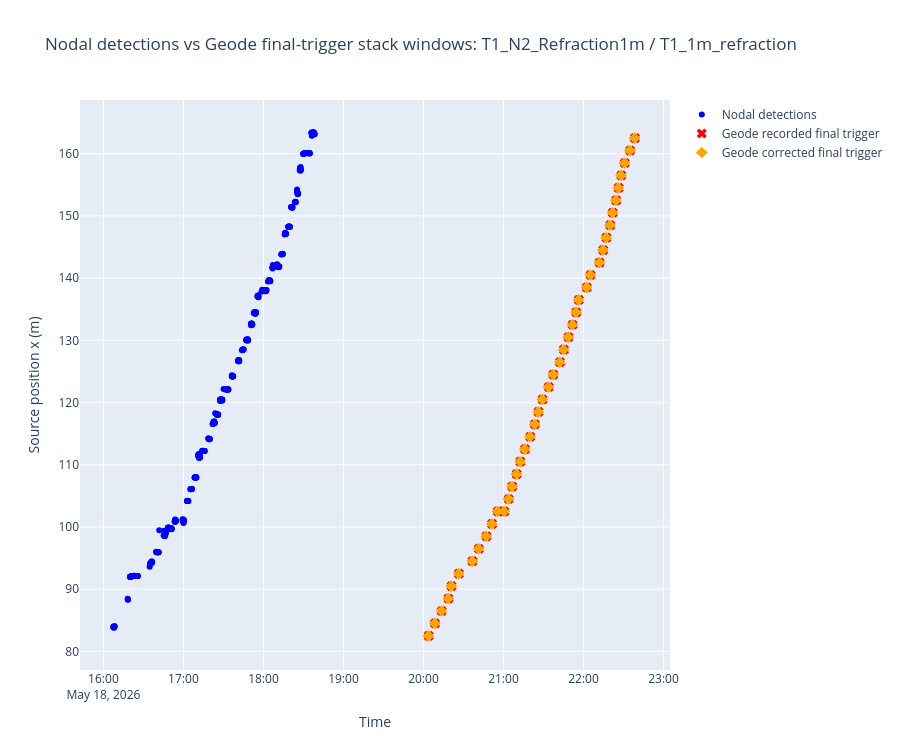

Notebook code cell kept with this figure:
### Code cell
plot_df = source_estimates.dropna(
    subset=["event_time_dt", "estimated_source_x_m"]
).copy()

geode_plot_clean = geode_plot.dropna(
    subset=["event_time_dt", "source_x_m"]
).copy()

if PLOTLY_AVAILABLE:
    fig = go.Figure()

    fig.add_trace(go.Scatter(
        x=plot_df["event_time_dt"],
        y=plot_df["estimated_source_x_m"],
        mode="markers",
        name="Nodal detections",
        marker=dict(size=6, color="blue"),
        text=plot_df["event_id"],
        hovertemplate=(
            "nodal event=%{text}<br>"
            "time=%{x}<br>"
            "estimated x=%{y:.2f} m<extra></extra>"
        ),
    ))

    # Stack windows as horizontal line segments.
    for _, gr in geode_plot_clean.iterrows():
        if pd.notna(gr.get("stack_start_dt")) and pd.notna(gr.get("stack_end_dt")):
            fig.add_trace(go.Scatter(
                x=[gr["stack_start_dt"], gr["stack_end_dt"]],
                y=[gr["source_x_m"], gr["source_x_m"]],
                mode="lines",
                line=dict(color="rgba(255,0,0,0.25)", width=4),
                showlegend=False,
                hoverinfo="skip",
            ))

    fig.add_trace(go.Scatter(
        x=geode_plot_clean["event_time_dt"],
        y=geode_plot_clean["source_x_m"],
        mode="markers",
        name="Geode recorded final trigger",
        marker=dict(size=9, color="red", symbol="x"),
        text=geode_plot_clean["event_id"],
        hovertemplate=(
            "geode event=%{text}<br>"
            "recorded final trigger=%{x}<br>"
            "source x=%{y:.2f} m<extra></extra>"
        ),
    ))

    fig.add_trace(go.Scatter(
        x=geode_plot_clean["corrected_final_trigger_dt"],
        y=geode_plot_clean["source_x_m"],
        mode="markers",
        name="Geode corrected final trigger",
        marker=dict(size=9, color="orange", symbol="diamond"),
        text=geode_plot_clean["event_id"],
        hovertemplate=(
            "geode event=%{text}<br>"
            "corrected final trigger=%{x}<br>"
            "source x=%{y:.2f} m<extra></extra>"
        ),
    ))

    fig.update_layout(
        title=f"Nodal detections vs Geode final-trigger stack windows: {TARGET_NODAL_TIMEWINDOW_LABEL} / {TARGET_GEODE_SURVEY}",
        xaxis_title="Time",
        yaxis_title="Source position x (m)",
        hovermode="closest",
        height=750,
    )

    fig.show()
else:
    fig, ax = plt.subplots(figsize=(12, 5))
    ax.scatter(plot_df["event_time_dt"], plot_df["estimated_source_x_m"], s=20, label="Nodal")
    ax.scatter(geode_plot_clean["event_time_dt"], geode_plot_clean["source_x_m"], s=40, marker="x", label="Geode recorded final")
    ax.scatter(geode_plot_clean["corrected_final_trigger_dt"], geode_plot_clean["source_x_m"], s=40, marker="D", label="Geode corrected final")
    for _, gr in geode_plot_clean.iterrows():
        ax.plot([gr["stack_start_dt"], gr["stack_end_dt"]], [gr["source_x_m"], gr["source_x_m"]], alpha=0.25)
    ax.grid(True, alpha=0.3)
    ax.legend()
    plt.show()

### Figure 1 — Plotly figure (JSON) as saved in the notebook; plotly's stock layout.template omitted (floating-point values rounded to 4 significant figures; data arrays with more than 128 entries replaced by an {"elided": "..."} marker saying what was removed)
{"data": [{"hovertemplate": "nodal event=%{text}<br>time=%{x}<br>estimated x=%{y:.2f} m<extra></extra>", "marker": {"color": "blue", "size": 6}, "mode": "markers", "name": "Nodal detections", "text": {"elided": "429 str values"}, "type": "scatter", "x": {"elided": "429 str values"}, "y": {"elided": "429 float values"}}, {"hoverinfo": "skip", "line": {"color": "rgba(255,0,0,0.25)", "width": 4}, "mode": "lines", "showlegend": false, "type": "scatter", "x": ["2026-05-18T20:02:54.500000+00:00", "2026-05-18T20:03:47.500000+00:00"], "y": [82.5, 82.5]}, {"hoverinfo": "skip", "line": {"color": "rgba(255,0,0,0.25)", "width": 4}, "mode": "lines", "showlegend": false, "type": "scatter", "x": ["2026-05-18T20:07:42.500000+00:00", "2026-05-18T20:08:35.500000+00:00"], "y": [84.5, 84.5]}, {"hoverinfo": "skip", "line": {"color": "rgba(255,0,0,0.25)", "width": 4}, "mode": "lines", "showlegend": false, "type": "scatter", "x": ["2026-05-18T20:12:41.500000+00:00", "2026-05-18T20:13:34.500000+00:00"], "y": [86.5, 86.5]}, {"hoverinfo": "skip", "line": {"color": "rgba(255,0,0,0.25)", "width": 4}, "mode": "lines", "showlegend": false, "type": "scatter", "x": ["2026-05-18T20:17:44.500000+00:00", "2026-05-18T20:18:37.500000+00:00"], "y": [88.5, 88.5]}, {"hoverinfo": "skip", "line": {"color": "rgba(255,0,0,0.25)", "width": 4}, "mode": "lines", "showlegend": false, "type": "scatter", "x": ["2026-05-18T20:20:03.500000+00:00", "2026-05-18T20:20:56.500000+00:00"], "y": [90.5, 90.5]}, {"hoverinfo": "skip", "line": {"color": "rgba(255,0,0,0.25)", "width": 4}, "mode": "lines", "showlegend": false, "type": "scatter", "x": ["2026-05-18T20:25:29.500000+00:00", "2026-05-18T20:26:28.500000+00:00"], "y": [92.5, 92.5]}, {"hoverinfo": "skip", "line": {"color": "rgba(255,0,0,0.25)", "width": 4}, "mode": "lines", "showlegend": false, "type": "scatter", "x": ["2026-05-18T20:35:45.500000+00:00", "2026-05-18T20:36:38.500000+00:00"], "y": [94.5, 94.5]}, {"hoverinfo": "skip", "line": {"color": "rgba(255,0,0,0.25)", "width": 4}, "mode": "lines", "showlegend": false, "type": "scatter", "x": ["2026-05-18T20:40:32.500000+00:00", "2026-05-18T20:41:25.500000+00:00"], "y": [96.5, 96.5]}, {"hoverinfo": "skip", "line": {"color": "rgba(255,0,0,0.25)", "width": 4}, "mode": "lines", "showlegend": false, "type": "scatter", "x": ["2026-05-18T20:46:14.500000+00:00", "2026-05-18T20:47:07.500000+00:00"], "y": [98.5, 98.5]}, {"hoverinfo": "skip", "line": {"color": "rgba(255,0,0,0.25)", "width": 4}, "mode": "lines", "showlegend": false, "type": "scatter", "x": ["2026-05-18T20:50:28.500000+00:00", "2026-05-18T20:51:21.500000+00:00"], "y": [100.5, 100.5]}, {"hoverinfo": "skip", "line": {"color": "rgba(255,0,0,0.25)", "width": 4}, "mode": "lines", "showlegend": false, "type": "scatter", "x": ["2026-05-18T20:54:42.500000+00:00", "2026-05-18T20:55:35.500000+00:00"], "y": [102.5, 102.5]}, {"hoverinfo": "skip", "line": {"color": "rgba(255,0,0,0.25)", "width": 4}, "mode": "lines", "showlegend": false, "type": "scatter", "x": ["2026-05-18T20:59:38.500000+00:00", "2026-05-18T21:00:31.500000+00:00"], "y": [102.5, 102.5]}, {"hoverinfo": "skip", "line": {"color": "rgba(255,0,0,0.25)", "width": 4}, "mode": "lines", "showlegend": false, "type": "scatter", "x": ["2026-05-18T21:02:55.500000+00:00", "2026-05-18T21:03:48.500000+00:00"], "y": [104.5, 104.5]}, {"hoverinfo": "skip", "line": {"color": "rgba(255,0,0,0.25)", "width": 4}, "mode": "lines", "showlegend": false, "type": "scatter", "x": ["2026-05-18T21:05:34.500000+00:00", "2026-05-18T21:06:27.500000+00:00"], "y": [106.5, 106.5]}, {"hoverinfo": "skip", "line": {"color": "rgba(255,0,0,0.25)", "width": 4}, "mode": "lines", "showlegend": false, "type": "scatter", "x": ["2026-05-18T21:08:56.500000+00:00", "2026-05-18T21:09:49.500000+00:00"], "y": [108.5, 108.5]}, {"hoverinfo": "skip", "line": {"color": "rgba(255,0,0,0.25)", "width": 4}, "mode": "lines", "showlegend": false, "type": "scatter", "x": ["2026-05-18T21:11:37.500000+00:00", "2026-05-18T21:12:30.500000+00:00"], "y": [110.5, 110.5]}, {"hoverinfo": "skip", "line": {"color": "rgba(255,0,0,0.25)", "width": 4}, "mode": "lines", "showlegend": false, "type": "scatter", "x": ["2026-05-18T21:15:10.500000+00:00", "2026-05-18T21:16:03.500000+00:00"], "y": [112.5, 112.5]}, {"hoverinfo": "skip", "line": {"color": "rgba(255,0,0,0.25)", "width": 4}, "mode": "lines", "showlegend": false, "type": "scatter", "x": ["2026-05-18T21:19:05.500000+00:00", "2026-05-18T21:19:58.500000+00:00"], "y": [114.5, 114.5]}, {"hoverinfo": "skip", "line": {"color": "rgba(255,0,0,0.25)", "width": 4}, "mode": "lines", "showlegend": false, "type": "scatter", "x": ["2026-05-18T21:22:35.500000+00:00", "2026-05-18T21:23:28.500000+00:00"], "y": [116.5, 116.5]}, {"hoverinfo": "skip", "line": {"color": "rgba(255,0,0,0.25)", "width": 4}, "mode": "lines", "showlegend": false, "type": "scatter", "x": ["2026-05-18T21:25:16.500000+00:00", "2026-05-18T21:26:09.500000+00:00"], "y": [118.5, 118.5]}, {"hoverinfo": "skip", "line": {"color": "rgba(255,0,0,0.25)", "width": 4}, "mode": "lines", "showlegend": false, "type": "scatter", "x": ["2026-05-18T21:28:19.500000+00:00", "2026-05-18T21:29:12.500000+00:00"], "y": [120.5, 120.5]}, {"hoverinfo": "skip", "line": {"color": "rgba(255,0,0,0.25)", "width": 4}, "mode": "lines", "showlegend": false, "type": "scatter", "x": ["2026-05-18T21:32:56.500000+00:00", "2026-05-18T21:33:49.500000+00:00"], "y": [122.5, 122.5]}, {"hoverinfo": "skip", "line": {"color": "rgba(255,0,0,0.25)", "width": 4}, "mode": "lines", "showlegend": false, "type": "scatter", "x": ["2026-05-18T21:36:23.500000+00:00", "2026-05-18T21:37:16.500000+00:00"], "y": [124.5, 124.5]}, {"hoverinfo": "skip", "line": {"color": "rgba(255,0,0,0.25)", "width": 4}, "mode": "lines", "showlegend": false, "type": "scatter", "x": ["2026-05-18T21:41:25.500000+00:00", "2026-05-18T21:42:18.500000+00:00"], "y": [126.5, 126.5]}, {"hoverinfo": "skip", "line": {"color": "rgba(255,0,0,0.25)", "width": 4}, "mode": "lines", "showlegend": false, "type": "scatter", "x": ["2026-05-18T21:44:18.500000+00:00", "2026-05-18T21:45:11.500000+00:00"], "y": [128.5, 128.5]}, {"hoverinfo": "skip", "line": {"color": "rgba(255,0,0,0.25)", "width": 4}, "mode": "lines", "showlegend": false, "type": "scatter", "x": ["2026-05-18T21:47:43.500000+00:00", "2026-05-18T21:48:36.500000+00:00"], "y": [130.5, 130.5]}, {"hoverinfo": "skip", "line": {"color": "rgba(255,0,0,0.25)", "width": 4}, "mode": "lines", "showlegend": false, "type": "scatter", "x": ["2026-05-18T21:50:52.500000+00:00", "2026-05-18T21:51:45.500000+00:00"], "y": [132.5, 132.5]}, {"hoverinfo": "skip", "line": {"color": "rgba(255,0,0,0.25)", "width": 4}, "mode": "lines", "showlegend": false, "type": "scatter", "x": ["2026-05-18T21:53:36.500000+00:00", "2026-05-18T21:54:29.500000+00:00"], "y": [134.5, 134.5]}, {"hoverinfo": "skip", "line": {"color": "rgba(255,0,0,0.25)", "width": 4}, "mode": "lines", "showlegend": false, "type": "scatter", "x": ["2026-05-18T21:55:32.500000+00:00", "2026-05-18T21:56:25.500000+00:00"], "y": [136.5, 136.5]}, {"hoverinfo": "skip", "line": {"color": "rgba(255,0,0,0.25)", "width": 4}, "mode": "lines", "showlegend": false, "type": "scatter", "x": ["2026-05-18T22:01:31.500000+00:00", "2026-05-18T22:02:24.500000+00:00"], "y": [138.5, 138.5]}, {"hoverinfo": "skip", "line": {"color": "rgba(255,0,0,0.25)", "width": 4}, "mode": "lines", "showlegend": false, "type": "scatter", "x": ["2026-05-18T22:04:15.500000+00:00", "2026-05-18T22:05:14.500000+00:00"], "y": [140.5, 140.5]}, {"hoverinfo": "skip", "line": {"color": "rgba(255,0,0,0.25)", "width": 4}, "mode": "lines", "showlegend": false, "type": "scatter", "x": ["2026-05-18T22:11:00.500000+00:00", "2026-05-18T22:11:59.500000+00:00"], "y": [142.5, 142.5]}, {"hoverinfo": "skip", "line": {"color": "rgba(255,0,0,0.25)", "width": 4}, "mode": "lines", "showlegend": false, "type": "scatter", "x": ["2026-05-18T22:13:47.500000+00:00", "2026-05-18T22:14:40.500000+00:00"], "y": [144.5, 144.5]}, {"hoverinfo": "skip", "line": {"color": "rgba(255,0,0,0.25)", "width": 4}, "mode": "lines", "showlegend": false, "type": "scatter", "x": ["2026-05-18T22:16:10.500000+00:00", "2026-05-18T22:17:03.500000+00:00"], "y": [146.5, 146.5]}, {"hoverinfo": "skip", "line": {"color": "rgba(255,0,0,0.25)", "width": 4}, "mode": "lines", "showlegend": false, "type": "scatter", "x": ["2026-05-18T22:19:05.500000+00:00", "2026-05-18T22:19:58.500000+00:00"], "y": [148.5, 148.5]}, {"hoverinfo": "skip", "line": {"color": "rgba(255,0,0,0.25)", "width": 4}, "mode": "lines", "showlegend": false, "type": "scatter", "x": ["2026-05-18T22:20:59.500000+00:00", "2026-05-18T22:21:52.500000+00:00"], "y": [150.5, 150.5]}, {"hoverinfo": "skip", "line": {"color": "rgba(255,0,0,0.25)", "width": 4}, "mode": "lines", "showlegend": false, "type": "scatter", "x": ["2026-05-18T22:23:30.500000+00:00", "2026-05-18T22:24:23.500000+00:00"], "y": [152.5, 152.5]}, {"hoverinfo": "skip", "line": {"color": "rgba(255,0,0,0.25)", "width": 4}, "mode": "lines", "showlegend": false, "type": "scatter", "x": ["2026-05-18T22:25:20.500000+00:00", "2026-05-18T22:26:13.500000+00:00"], "y": [154.5, 154.5]}, {"hoverinfo": "skip", "line": {"color": "rgba(255,0,0,0.25)", "width": 4}, "mode": "lines", "showlegend": false, "type": "scatter", "x": ["2026-05-18T22:27:21.500000+00:00", "2026-05-18T22:28:14.500000+00:00"], "y": [156.5, 156.5]}, {"hoverinfo": "skip", "line": {"color": "rgba(255,0,0,0.25)", "width": 4}, "mode": "lines", "showlegend": false, "type": "scatter", "x": ["2026-05-18T22:29:58.500000+00:00", "2026-05-18T22:30:51.500000+00:00"], "y": [158.5, 158.5]}, {"hoverinfo": "skip", "line": {"color": "rgba(255,0,0,0.25)", "width": 4}, "mode": "lines", "showlegend": false, "type": "scatter", "x": ["2026-05-18T22:33:59.500000+00:00", "2026-05-18T22:34:52.500000+00:00"], "y": [160.5, 160.5]}, {"hoverinfo": "skip", "line": {"color": "rgba(255,0,0,0.25)", "width": 4}, "mode": "lines", "showlegend": false, "type": "scatter", "x": ["2026-05-18T22:37:33.500000+00:00", "2026-05-18T22:38:26.500000+00:00"], "y": [162.5, 162.5]}, {"hovertemplate": "geode event=%{text}<br>recorded final trigger=%{x}<br>source x=%{y:.2f} m<extra></extra>", "marker": {"color": "red", "size": 9, "symbol": "x"}, "mode": "markers", "name": "Geode recorded final trigger", "text": ["GEODE_T1_1M_REFRACTION_F3005", "GEODE_T1_1M_REFRACTION_F3006", "GEODE_T1_1M_REFRACTION_F3007", "GEODE_T1_1M_REFRACTION_F3008", "GEODE_T1_1M_REFRACTION_F3009", "GEODE_T1_1M_REFRACTION_F3010", "GEODE_T1_1M_REFRACTION_F3011", "GEODE_T1_1M_REFRACTION_F3012", "GEODE_T1_1M_REFRACTION_F3013", "GEODE_T1_1M_REFRACTION_F3014", "GEODE_T1_1M_REFRACTION_F3015", "GEODE_T1_1M_REFRACTION_F3016", "GEODE_T1_1M_REFRACTION_F3017", "GEODE_T1_1M_REFRACTION_F3018", "GEODE_T1_1M_REFRACTION_F3019", "GEODE_T1_1M_REFRACTION_F3020", "GEODE_T1_1M_REFRACTION_F3021", "GEODE_T1_1M_REFRACTION_F3022", "GEODE_T1_1M_REFRACTION_F3023", "GEODE_T1_1M_REFRACTION_F3024", "GEODE_T1_1M_REFRACTION_F3025", "GEODE_T1_1M_REFRACTION_F3026", "GEODE_T1_1M_REFRACTION_F3027", "GEODE_T1_1M_REFRACTION_F3028", "GEODE_T1_1M_REFRACTION_F3029", "GEODE_T1_1M_REFRACTION_F3030", "GEODE_T1_1M_REFRACTION_F3031", "GEODE_T1_1M_REFRACTION_F3032", "GEODE_T1_1M_REFRACTION_F3033", "GEODE_T1_1M_REFRACTION_F3034", "GEODE_T1_1M_REFRACTION_F3035", "GEODE_T1_1M_REFRACTION_F3036", "GEODE_T1_1M_REFRACTION_F3037", "GEODE_T1_1M_REFRACTION_F3038", "GEODE_T1_1M_REFRACTION_F3039", "GEODE_T1_1M_REFRACTION_F3040", "GEODE_T1_1M_REFRACTION_F3041", "GEODE_T1_1M_REFRACTION_F3042", "GEODE_T1_1M_REFRACTION_F3043", "GEODE_T1_1M_REFRACTION_F3044", "GEODE_T1_1M_REFRACTION_F3045", "GEODE_T1_1M_REFRACTION_F3046"], "type": "scatter", "x": ["2026-05-18T20:03:54.000000000", "2026-05-18T20:08:42.000000000", "2026-05-18T20:13:41.000000000", "2026-05-18T20:18:44.000000000", "2026-05-18T20:21:03.000000000", "2026-05-18T20:26:35.000000000", "2026-05-18T20:36:45.000000000", "2026-05-18T20:41:32.000000000", "2026-05-18T20:47:14.000000000", "2026-05-18T20:51:28.000000000", "2026-05-18T20:55:42.000000000", "2026-05-18T21:00:38.000000000", "2026-05-18T21:03:55.000000000", "2026-05-18T21:06:34.000000000", "2026-05-18T21:09:56.000000000", "2026-05-18T21:12:37.000000000", "2026-05-18T21:16:10.000000000", "2026-05-18T21:20:05.000000000", "2026-05-18T21:23:35.000000000", "2026-05-18T21:26:16.000000000", "2026-05-18T21:29:19.000000000", "2026-05-18T21:33:56.000000000", "2026-05-18T21:37:23.000000000", "2026-05-18T21:42:25.000000000", "2026-05-18T21:45:18.000000000", "2026-05-18T21:48:43.000000000", "2026-05-18T21:51:52.000000000", "2026-05-18T21:54:36.000000000", "2026-05-18T21:56:32.000000000", "2026-05-18T22:02:31.000000000", "2026-05-18T22:05:21.000000000", "2026-05-18T22:12:06.000000000", "2026-05-18T22:14:47.000000000", "2026-05-18T22:17:10.000000000", "2026-05-18T22:20:05.000000000", "2026-05-18T22:21:59.000000000", "2026-05-18T22:24:30.000000000", "2026-05-18T22:26:20.000000000", "2026-05-18T22:28:21.000000000", "2026-05-18T22:30:58.000000000", "2026-05-18T22:34:59.000000000", "2026-05-18T22:38:33.000000000"], "y": [82.5, 84.5, 86.5, 88.5, 90.5, 92.5, 94.5, 96.5, 98.5, 100.5, 102.5, 102.5, 104.5, 106.5, 108.5, 110.5, 112.5, 114.5, 116.5, 118.5, 120.5, 122.5, 124.5, 126.5, 128.5, 130.5, 132.5, 134.5, 136.5, 138.5, 140.5, 142.5, 144.5, 146.5, 148.5, 150.5, 152.5, 154.5, 156.5, 158.5, 160.5, 162.5]}, {"hovertemplate": "geode event=%{text}<br>corrected final trigger=%{x}<br>source x=%{y:.2f} m<extra></extra>", "marker": {"color": "orange", "size": 9, "symbol": "diamond"}, "mode": "markers", "name": "Geode corrected final trigger", "text": ["GEODE_T1_1M_REFRACTION_F3005", "GEODE_T1_1M_REFRACTION_F3006", "GEODE_T1_1M_REFRACTION_F3007", "GEODE_T1_1M_REFRACTION_F3008", "GEODE_T1_1M_REFRACTION_F3009", "GEODE_T1_1M_REFRACTION_F3010", "GEODE_T1_1M_REFRACTION_F3011", "GEODE_T1_1M_REFRACTION_F3012", "GEODE_T1_1M_REFRACTION_F3013", "GEODE_T1_1M_REFRACTION_F3014", "GEODE_T1_1M_REFRACTION_F3015", "GEODE_T1_1M_REFRACTION_F3016", "GEODE_T1_1M_REFRACTION_F3017", "GEODE_T1_1M_REFRACTION_F3018", "GEODE_T1_1M_REFRACTION_F3019", "GEODE_T1_1M_REFRACTION_F3020", "GEODE_T1_1M_REFRACTION_F3021", "GEODE_T1_1M_REFRACTION_F3022", "GEODE_T1_1M_REFRACTION_F3023", "GEODE_T1_1M_REFRACTION_F3024", "GEODE_T1_1M_REFRACTION_F3025", "GEODE_T1_1M_REFRACTION_F3026", "GEODE_T1_1M_REFRACTION_F3027", "GEODE_T1_1M_REFRACTION_F3028", "GEODE_T1_1M_REFRACTION_F3029", "GEODE_T1_1M_REFRACTION_F3030", "GEODE_T1_1M_REFRACTION_F3031", "GEODE_T1_1M_REFRACTION_F3032", "GEODE_T1_1M_REFRACTION_F3033", "GEODE_T1_1M_REFRACTION_F3034", "GEODE_T1_1M_REFRACTION_F3035", "GEODE_T1_1M_REFRACTION_F3036", "GEODE_T1_1M_REFRACTION_F3037", "GEODE_T1_1M_REFRACTION_F3038", "GEODE_T1_1M_REFRACTION_F3039", "GEODE_T1_1M_REFRACTION_F3040", "GEODE_T1_1M_REFRACTION_F3041", "GEODE_T1_1M_REFRACTION_F3042", "GEODE_T1_1M_REFRACTION_F3043", "GEODE_T1_1M_REFRACTION_F3044", "GEODE_T1_1M_REFRACTION_F3045", "GEODE_T1_1M_REFRACTION_F3046"], "type": "scatter", "x": ["2026-05-18T20:03:42.500000000", "2026-05-18T20:08:30.500000000", "2026-05-18T20:13:29.500000000", "2026-05-18T20:18:32.500000000", "2026-05-18T20:20:51.500000000", "2026-05-18T20:26:23.500000000", "2026-05-18T20:36:33.500000000", "2026-05-18T20:41:20.500000000", "2026-05-18T20:47:02.500000000", "2026-05-18T20:51:16.500000000", "2026-05-18T20:55:30.500000000", "2026-05-18T21:00:26.500000000", "2026-05-18T21:03:43.500000000", "2026-05-18T21:06:22.500000000", "2026-05-18T21:09:44.500000000", "2026-05-18T21:12:25.500000000", "2026-05-18T21:15:58.500000000", "2026-05-18T21:19:53.500000000", "2026-05-18T21:23:23.500000000", "2026-05-18T21:26:04.500000000", "2026-05-18T21:29:07.500000000", "2026-05-18T21:33:44.500000000", "2026-05-18T21:37:11.500000000", "2026-05-18T21:42:13.500000000", "2026-05-18T21:45:06.500000000", "2026-05-18T21:48:31.500000000", "2026-05-18T21:51:40.500000000", "2026-05-18T21:54:24.500000000", "2026-05-18T21:56:20.500000000", "2026-05-18T22:02:19.500000000", "2026-05-18T22:05:09.500000000", "2026-05-18T22:11:54.500000000", "2026-05-18T22:14:35.500000000", "2026-05-18T22:16:58.500000000", "2026-05-18T22:19:53.500000000", "2026-05-18T22:21:47.500000000", "2026-05-18T22:24:18.500000000", "2026-05-18T22:26:08.500000000", "2026-05-18T22:28:09.500000000", "2026-05-18T22:30:46.500000000", "2026-05-18T22:34:47.500000000", "2026-05-18T22:38:21.500000000"], "y": [82.5, 84.5, 86.5, 88.5, 90.5, 92.5, 94.5, 96.5, 98.5, 100.5, 102.5, 102.5, 104.5, 106.5, 108.5, 110.5, 112.5, 114.5, 116.5, 118.5, 120.5, 122.5, 124.5, 126.5, 128.5, 130.5, 132.5, 134.5, 136.5, 138.5, 140.5, 142.5, 144.5, 146.5, 148.5, 150.5, 152.5, 154.5, 156.5, 158.5, 160.5, 162.5]}], "layout": {"height": 750, "hovermode": "closest", "title": {"text": "Nodal detections vs Geode final-trigger stack windows: T1_N2_Refraction1m / T1_1m_refraction"}, "xaxis": {"title": {"text": "Time"}}, "yaxis": {"title": {"text": "Source position x (m)"}}}}
